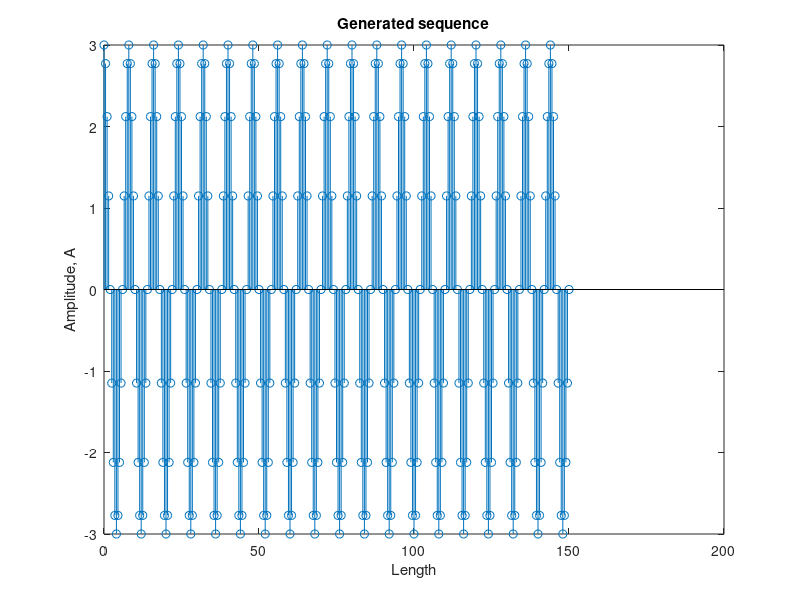
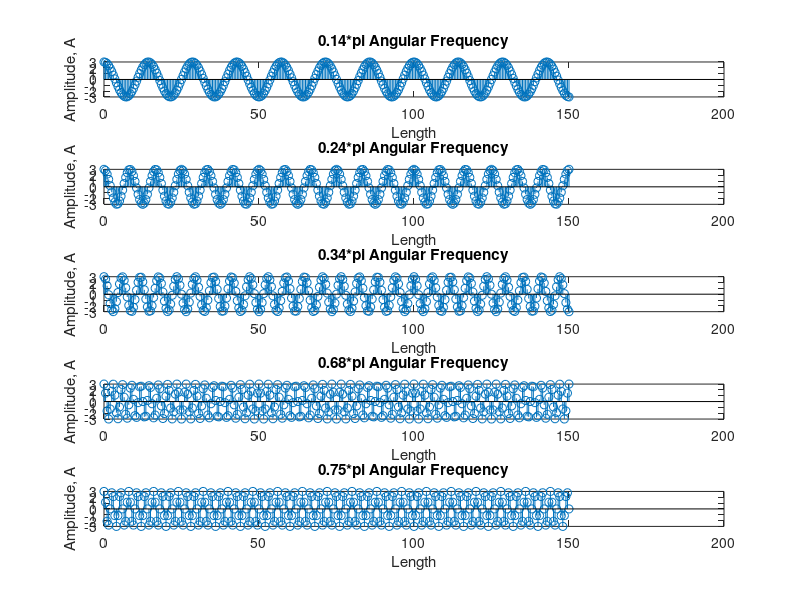

The MATLAB script that drew these images, in order:
%M2.4) a)generating sinusoidal sequence-------------

clear all
close all

A=3;     %amplitude
L=150;  
wo=pi/4; %angular frequency (between 0 and pi)
p=0;     %phase angle (between 0 and 2pi)

figure(1)
n = 0:0.5:L; 
x=A*cos(wo*n+p);
stem(n, x);
title('Generated sequence');
ylabel('Amplitude, A'); xlabel('Length');

%{
%M2.4) b) varying angular frequencies--------------
% figure(2)
% x1=A*cos(0.14*pi*n+p); %0.14
% G1=stem(n,x1);
% title('0.14*pi Angular Frequency');
% 
% figure(3)
% x2=A*cos(0.24*pi*n+p); %0.24
% G2=stem(n,x2);
% title('0.24*pi Angular Frequency');
% 
% figure(4)
% x3=A*cos(0.34*pi*n+p); %0.34
% G3=stem(n,x3);
% title('0.34*pi Angular Frequency');
% 
% figure(5)
% x4=A*cos(0.68*pi*n+p); %0.68
% G4=stem(n,x4);
% title('0.68*pi Angular Frequency');
% 
% figure(6)
% x5=A*cos(0.75*pi*n+p); %0.75
% G5=stem(n,x5);
% title('0.75*pi Angular Frequency');
%}
%%
figure(7)
subplot(5,1,1)
x1=A*cos(0.14*pi*n+p); %0.14
stem(n,x1); title('0.14*pi Angular Frequency');
ylabel('Amplitude, A'); xlabel('Length');
subplot(5,1,2)
x2=A*cos(0.24*pi*n+p); %0.24
stem(n,x2); title('0.24*pi Angular Frequency');
ylabel('Amplitude, A'); xlabel('Length');
subplot(5,1,3)
x3=A*cos(0.34*pi*n+p); %0.34
stem(n,x3); title('0.34*pi Angular Frequency');
ylabel('Amplitude, A'); xlabel('Length');
subplot(5,1,4)
x4=A*cos(0.68*pi*n+p); %0.68
stem(n,x4); title('0.68*pi Angular Frequency');
ylabel('Amplitude, A'); xlabel('Length');
subplot(5,1,5)
x5=A*cos(0.75*pi*n+p); %0.75
stem(n,x5); title('0.75*pi Angular Frequency');
ylabel('Amplitude, A'); xlabel('Length');


